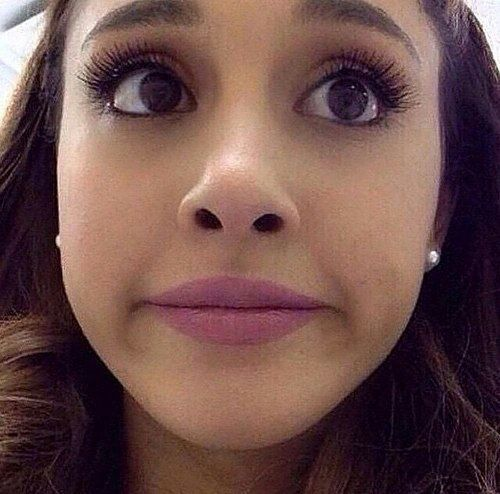
#> input picture ar2.jpg, 500 x 494 px, found by its file name
$ python leerimagen.py
#> lines starting #> are read from the running program, lines starting #| are printed output that depends on the picture
## Tratamiento básico de imágenes
from skimage import io,color

## Plots para mostrar imágenes
import matplotlib.pyplot as plt

## Lee imagen
img = io.imread('ar2.jpg')
#> img is the input picture: shape (494, 500, 3); mean R, G, B 110.2, 78.8, 75.4

## Convierte imagen RGB de entrada a matriz de intensidades en escala de grises
img_gris = color.rgb2gray(img)
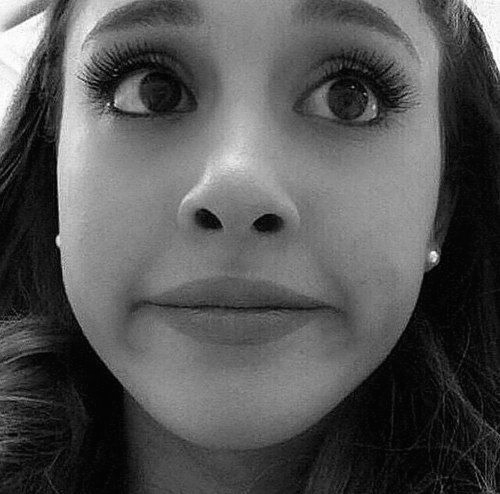
#> img_gris: shape (494, 500) float64; min 0.00198, max 1, mean 0.334

## Muestra imagen
#io.imshow(img_gris)
#io.show()

## Mostrar ambas imágenes (original, tratada - escala de grises)
plt.subplot(211)
io.imshow(img)
plt.subplot(212)
io.imshow(img_gris)
io.show()
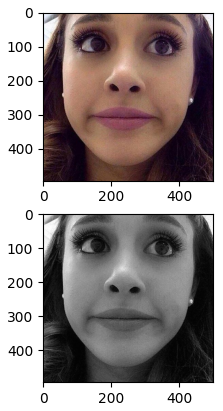
#> figure drawn by matplotlib, 2 panels

## Muestra forma y cantidad de elementos en el array img
print (img.shape)
#| (494, 500, 3)

$ run again, with arehp.jpg copied over ar2.jpg
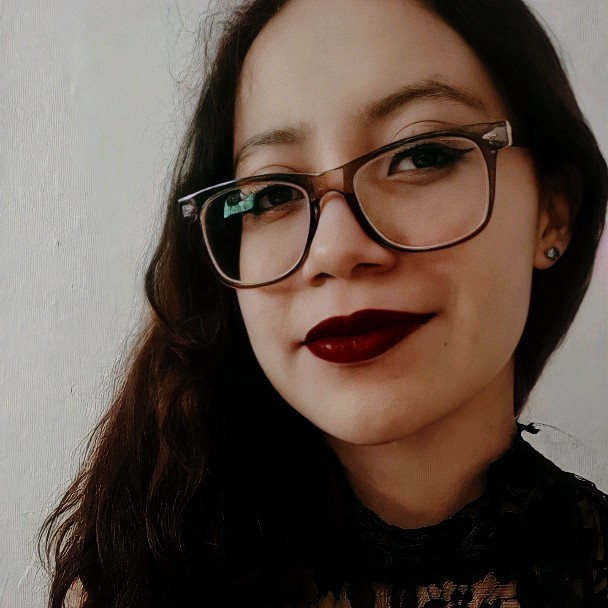
#> input picture arehp.jpg, 608 x 608 px, found by its file name
#> img is the input picture: shape (608, 608, 3); mean R, G, B 97, 82.1, 72.6
#> `img_gris = color.rgb2gray(img)`:
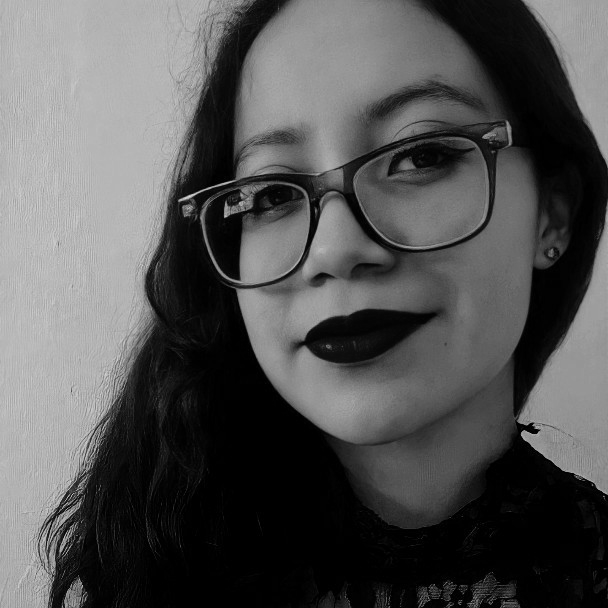
#> img_gris: shape (608, 608) float64; min 0, max 0.869, mean 0.332
#> `io.show()`:
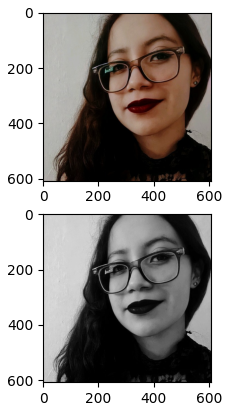
#> figure drawn by matplotlib, 2 panels
#| (608, 608, 3)

$ run again, with monedas.jpg copied over ar2.jpg
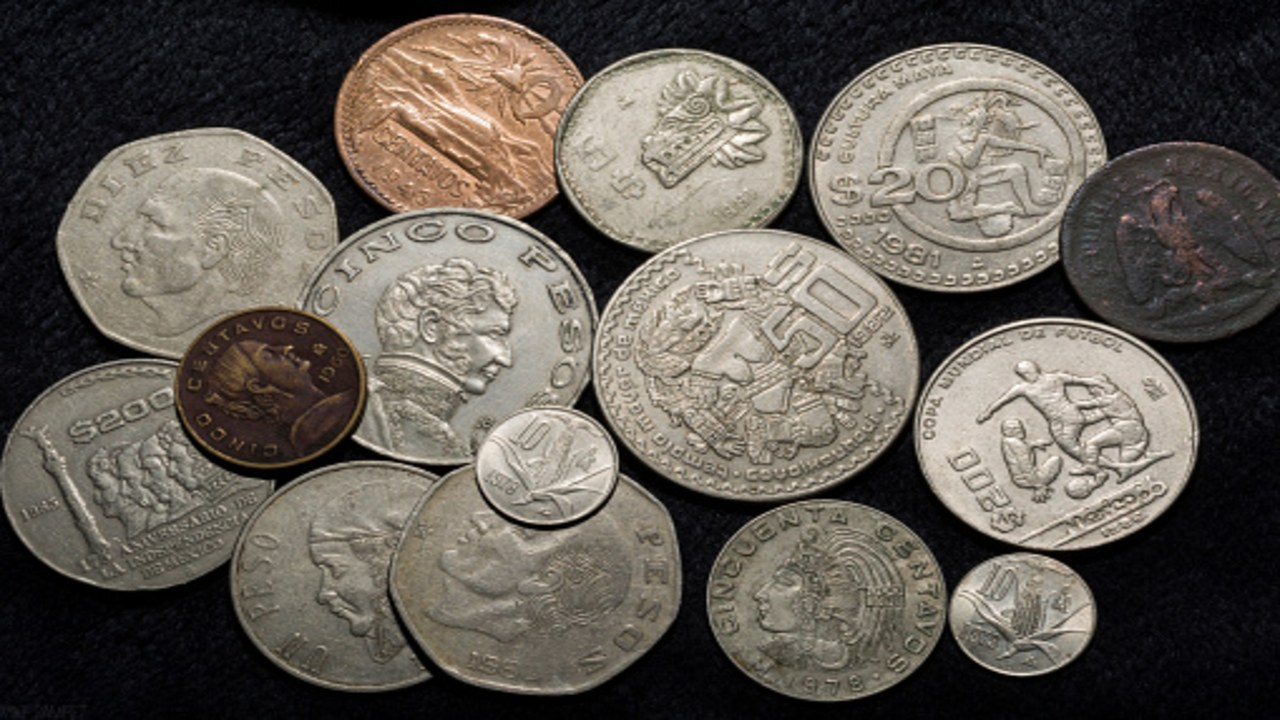
#> input picture monedas.jpg, 1280 x 720 px, found by its file name
#> img is the input picture: shape (720, 1280, 3); mean R, G, B 98.2, 92.1, 84.2
#> `img_gris = color.rgb2gray(img)`:
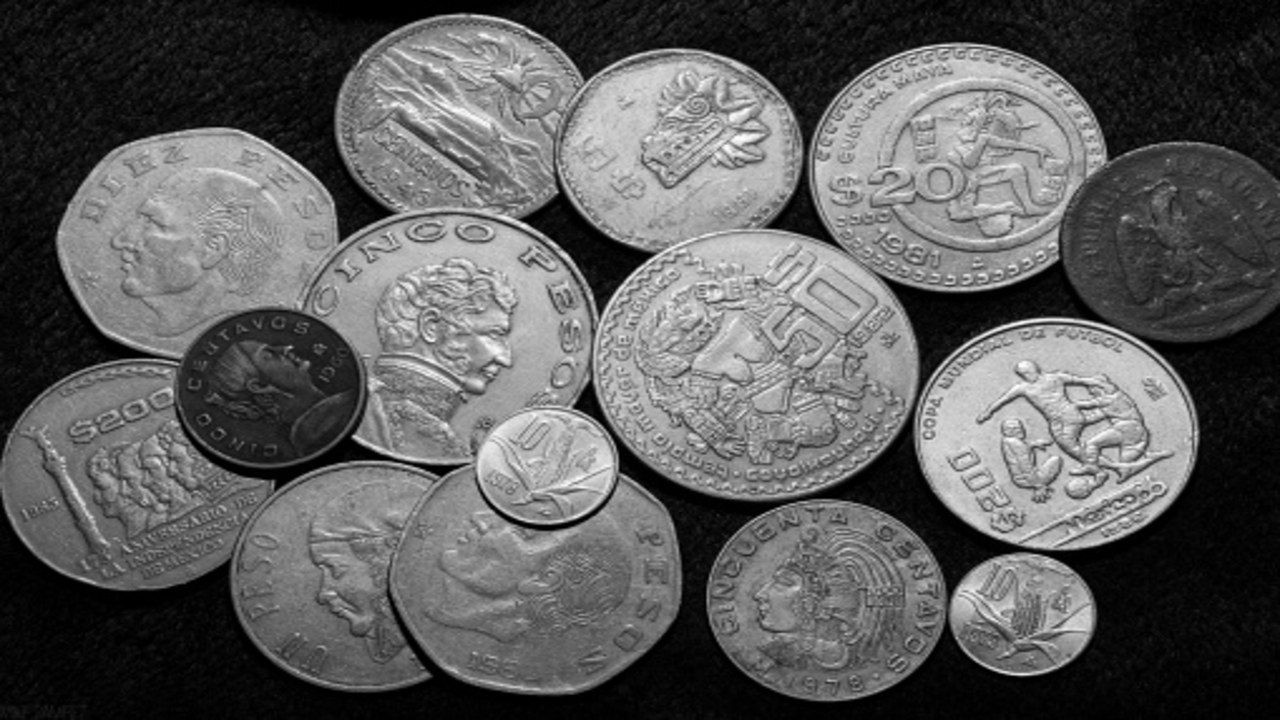
#> img_gris: shape (720, 1280) float64; min 0, max 0.998, mean 0.364
#> `io.show()`:
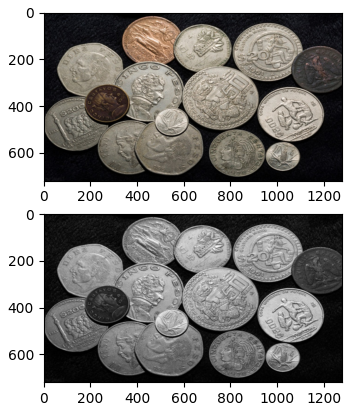
#> figure drawn by matplotlib, 2 panels
#| (720, 1280, 3)
